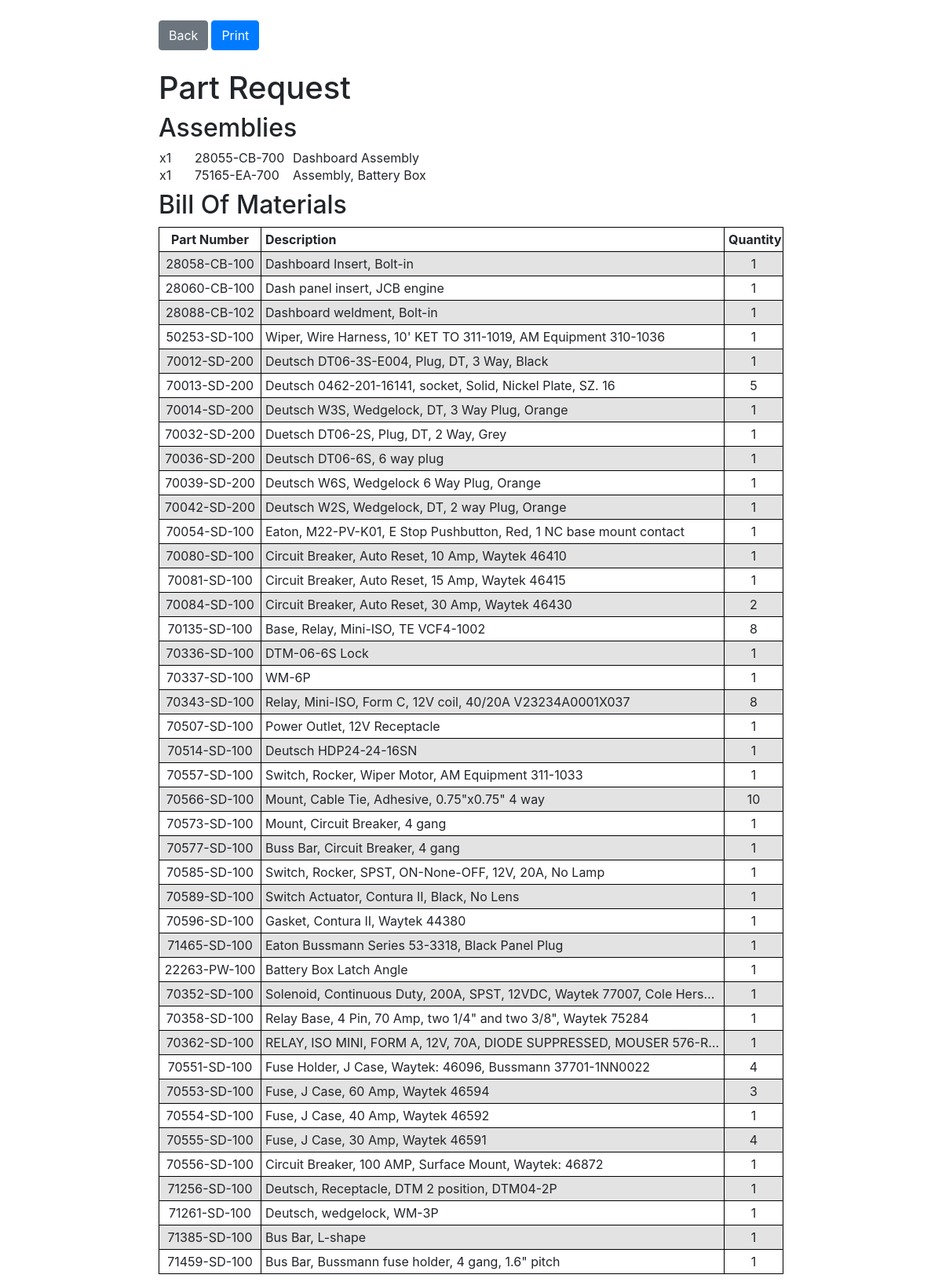
The app's page /printrequest/25 with its own data.
### kanbanbomsapp/models.py (models this page shows, shortened)
class RequestEntry(models.Model):
	request = models.ForeignKey(Request, on_delete=models.CASCADE)
	part = models.ForeignKey(BOM, on_delete=models.CASCADE)
	quantity = models.IntegerField(default=0)

class BOM(models.Model):
	partno = models.CharField(max_length=12)
	description = models.CharField(max_length=200)
	batch_quantity = models.IntegerField(default=0)

### kanbanbomsapp/views.py (the view)
# urls.py: path('printrequest/<int:request_id>', views.print_request, name='print_request'),
def print_request(request, request_id):
    request_object = Request.objects.get(pk=request_id)
    merged_bomsets = BOMEntry.objects.none()
    entries = request_object.requestentry_set.all()
    parts = []
    for request_entry in request_object.requestentry_set.all():
        for bom_entry in request_entry.part.bomentry_set.all():
            quantity = request_entry.quantity*bom_entry.quantity*(not bom_entry.disabled)
            if quantity:
                parts.append((bom_entry.part.partno, bom_entry.part.description, quantity));
    parts_groups = defaultdict(list)
    for part in parts:
        (partno,_,_) = part
        parts_groups[partno].append(part)
    aggregated_parts = []
    for part_group in parts_groups.items():
        (_, parts_list) = part_group
        aggregated_parts.append(reduce((lambda a, b: (a[0],a[1],a[2] + b[2])), parts_list))
    template = loader.get_template('kanbanbomsapp/print_request.html')
    context = {
        'request_id': request_id,
        'assemblies' : entries,
        'parts' : aggregated_parts,
    }
    return HttpResponse(template.render(context, request))

### kanbanbomsapp/templates/kanbanbomsapp/print_request.html (shortened to what this page needs)
{% extends 'kanbanbomsapp/base.html' %}
{% block content %}
<div class="pr-wrapper">
	<div class="pr-buttons mb-4">
		<input type="submit" value="Back" form="back_form" class="btn btn-secondary mr-1"><input type="button" onclick="window.print();" value="Print" form="print_form" class="btn btn-primary">
	</div>
<h1>Part Request</h1>
<h2 class="mt-2">Assemblies</h2>
	<table class="pr-assemblies-table">
		<tbody>
		{% for assembly in assemblies %}
    	<tr>
    		<td>x{{assembly.quantity}}</td><td>{{assembly.part.partno}}</td><td class="text"><span>{{assembly.part.description}}</span></td>
    	</tr>
    	{% endfor %}
    	</tbody>
	</table>
<h2 class="mt-2">Bill Of Materials</h2>
<table class="pr-table">
	<thead>
	<tr>
		<th>Part Number</th>
		<th>Description</th>
		<th>Quantity</th>
	</tr>
	</thead>
	<tbody>
	{% for part in parts %}
    <tr>
    	<td class="text"><span>{{ part.0 }}</span></td>
    	<td class="text"><span>{{ part.1 }}</span></td>
    	<td>{{ part.2 }}</td>
    </tr>
    {% endfor %}
	</tbody>
</table>
</div>
{% endblock %}

### kanbanbomsapp/templates/kanbanbomsapp/base.html (shortened to what this page needs)
{% load static %}
<html>
<head>
<link rel="stylesheet" href="https://stackpath.bootstrapcdn.com/bootstrap/4.3.1/css/bootstrap.min.css">
<link rel="stylesheet" href="{% static 'css/style.css' %}">
</head>
<body>
	{% block content %}
    {% endblock %}
</body>
</html>

### kanbanbomsapp/static/css/style.css (style rules this page uses)
.pr-table { border: 1px solid black; border-collapse: collapse; table-layout: fixed; width: 100%; -webkit-backface-visibility:visible; }
.pr-table td.text span { white-space: nowrap; overflow: hidden; text-overflow: ellipsis; display: inline-block; max-width: 100%; }
.pr-table th { border: 1px solid black; padding: 5px; }
.pr-table td { border: 1px solid black; padding: 5px; }
.pr-table thead th:nth-child(1) { width: 130px; }
.pr-table thead th:nth-child(2) { width: auto; }
.pr-table thead th:nth-child(3) { width: 75px; }
.pr-table tbody tr:nth-child(odd) { background-color: #e3e3e3; }
.pr-table tr th:nth-child(1) { text-align: center; }
.pr-table tr td:nth-child(1) { text-align: center; }
.pr-table tr th:nth-child(3) { text-align: center; }
.pr-table tr td:nth-child(3) { text-align: center; }
.pr-assemblies-table { width: 100%; table-layout: fixed; }
.pr-assemblies-table tr td:nth-child(1) { width: 45px; }
.pr-assemblies-table tr td:nth-child(2) { width: 125px; }
.pr-assemblies-table td.text span { white-space: nowrap; overflow: hidden; text-overflow: ellipsis; display: inline-block; width: auto; max-width: 100%; }
.pr-wrapper { padding: 10px; margin:0 auto; width: 8.5in; }

### records on screen
RequestEntry: quantity "1", part.partno "28055-CB-700", part.description "Dashboard Assembly"
RequestEntry: quantity "1", part.partno "75165-EA-700", part.description "Assembly, Battery Box"
BOM: partno "28058-CB-100", description "Dashboard Insert, Bolt-in"
BOM: partno "28060-CB-100", description "Dash panel insert, JCB engine"
BOM: partno "28088-CB-102", description "Dashboard weldment, Bolt-in"
BOM: partno "50253-SD-100", description "Wiper, Wire Harness, 10' KET TO 311-1019, AM Equipment 310-1036"
BOM: partno "70012-SD-200", description "Deutsch DT06-3S-E004, Plug, DT, 3 Way, Black"
BOM: partno "70013-SD-200", description "Deutsch 0462-201-16141, socket, Solid, Nickel Plate, SZ. 16"
BOM: partno "70014-SD-200", description "Deutsch W3S, Wedgelock, DT, 3 Way Plug, Orange"
BOM: partno "70032-SD-200", description "Duetsch DT06-2S, Plug, DT, 2 Way, Grey"
BOM: partno "70036-SD-200", description "Deutsch DT06-6S, 6 way plug"
BOM: partno "70039-SD-200", description "Deutsch W6S, Wedgelock 6 Way Plug, Orange"
BOM: partno "70042-SD-200", description "Deutsch W2S, Wedgelock, DT, 2 way Plug, Orange"
BOM: partno "70054-SD-100", description "Eaton, M22-PV-K01, E Stop Pushbutton, Red, 1 NC base mount contact"
BOM: partno "70080-SD-100", description "Circuit Breaker, Auto Reset, 10 Amp, Waytek 46410"
BOM: partno "70081-SD-100", description "Circuit Breaker, Auto Reset, 15 Amp, Waytek 46415"
BOM: partno "70084-SD-100", description "Circuit Breaker, Auto Reset, 30 Amp, Waytek 46430"
BOM: partno "70135-SD-100", description "Base, Relay, Mini-ISO, TE VCF4-1002"
BOM: partno "70336-SD-100", description "DTM-06-6S Lock"
BOM: partno "70337-SD-100", description "WM-6P"
BOM: partno "70343-SD-100", description "Relay, Mini-ISO, Form C, 12V coil, 40/20A V23234A0001X037"
BOM: partno "70507-SD-100", description "Power Outlet, 12V Receptacle"
BOM: partno "70514-SD-100", description "Deutsch HDP24-24-16SN"
BOM: partno "70557-SD-100", description "Switch, Rocker, Wiper Motor, AM Equipment 311-1033"
BOM: partno "70566-SD-100", description "Mount, Cable Tie, Adhesive, 0.75\"x0.75\" 4 way"
BOM: partno "70573-SD-100", description "Mount, Circuit Breaker, 4 gang"
BOM: partno "70577-SD-100", description "Buss Bar, Circuit Breaker, 4 gang"
BOM: partno "70585-SD-100", description "Switch, Rocker, SPST, ON-None-OFF, 12V, 20A, No Lamp"
BOM: partno "70589-SD-100", description "Switch Actuator, Contura II, Black, No Lens"
BOM: partno "70596-SD-100", description "Gasket, Contura II, Waytek 44380"
BOM: partno "71465-SD-100", description "Eaton Bussmann Series 53-3318, Black Panel Plug"
BOM: partno "22263-PW-100", description "Battery Box Latch Angle"
BOM: partno "70352-SD-100", description "Solenoid, Continuous Duty, 200A, SPST, 12VDC, Waytek 77007, Cole Hers…"
BOM: partno "70358-SD-100", description "Relay Base, 4 Pin, 70 Amp, two 1/4\" and two 3/8\", Waytek 75284"
BOM: partno "70362-SD-100", description "RELAY, ISO MINI, FORM A, 12V, 70A, DIODE SUPPRESSED, MOUSER 576-R…"
BOM: partno "70551-SD-100", description "Fuse Holder, J Case, Waytek: 46096, Bussmann 37701-1NN0022"
BOM: partno "70553-SD-100", description "Fuse, J Case, 60 Amp, Waytek 46594"
BOM: partno "70554-SD-100", description "Fuse, J Case, 40 Amp, Waytek 46592"
BOM: partno "70555-SD-100", description "Fuse, J Case, 30 Amp, Waytek 46591"
BOM: partno "70556-SD-100", description "Circuit Breaker, 100 AMP, Surface Mount, Waytek: 46872"
BOM: partno "71256-SD-100", description "Deutsch, Receptacle, DTM 2 position, DTM04-2P"
BOM: partno "71261-SD-100", description "Deutsch, wedgelock, WM-3P"
BOM: partno "71385-SD-100", description "Bus Bar, L-shape"
BOM: partno "71459-SD-100", description "Bus Bar, Bussmann fuse holder, 4 gang, 1.6\" pitch"

### other values on screen
{{ part.2 }} "1" "1" "1" "1" "1" "5" "1" "1" "1" "1" "1" "1" "1" "1" "2" "8" "1" "1" "8" "1" "1" "1" "10" "1" "1" "1" "1" "1" "1" "1" "1" "1" "1" "4" "3" "1" "4" "1" "1" "1" "1" "1"
